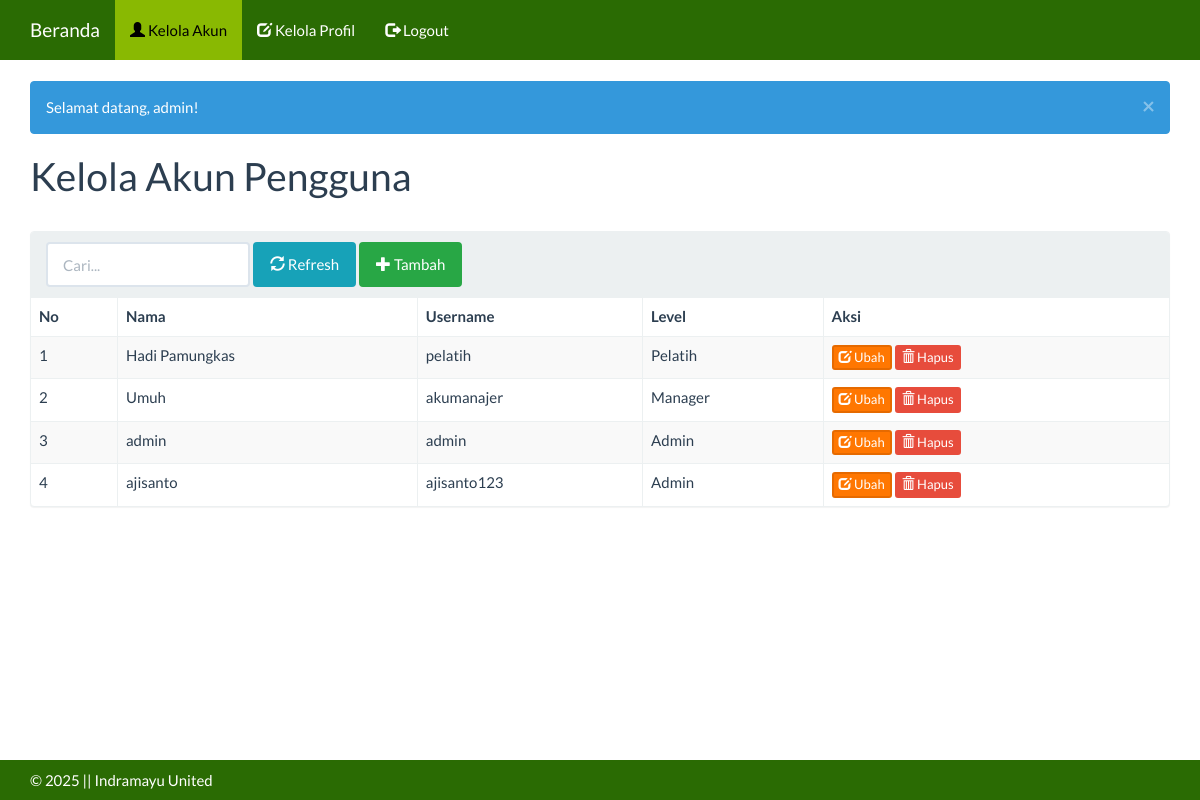
/index.php?m=akun (signed in), run on the app's committed database.
### tables this page shows
CREATE TABLE `tb_user` (
  `id_akun` int(11) NOT NULL,
  `user` varchar(16) DEFAULT NULL,
  `nama` varchar(100) NOT NULL,
  `pass` varchar(16) DEFAULT NULL,
  `level` varchar(3) NOT NULL
);

### functions.php (called while the page is built, shortened)
<?php
include 'config.php';
include 'includes/db.php';
$db = new DB($config['server'], $config['username'], $config['password'], $config['database_name']);
include 'includes/general.php';
function get($key)
{
    return isset($_GET[$key]) ? $_GET[$key] : null;
}

### config.php (called while the page is built)
<?php
$config["server"]='localhost';
$config["username"]='root';
$config["password"]='';
$config["database_name"]='spk_indramayu_united';

### includes/db.php (called while the page is built, shortened)
<?php
class DB{
    var $conn = null;
    public function __construct($host, $username, $passwd, $dbname){
        $this->conn = mysqli_connect($host, $username, $passwd, $dbname);
    }
    public function query($sql){
        $query = mysqli_query($this->conn, $sql) or die('<pre>Error mysqli_query: ' . mysqli_error($this->conn) . '<br />' . $sql . '</pre>');
        return $query;
    }
    public function get_results($sql){
        $query = $this->query($sql);
        $arr = array();
        while($row = mysqli_fetch_object($query)){
            $arr[] = $row;
        }
        return $arr;
    }
}

### akun.php (the view, shortened to what this page needs)
<div class="page-header">
    <h1>Kelola Akun Pengguna</h1>
</div>
<div class="panel panel-default">
    <div class="panel-heading">
        <form class="form-inline">
            <div class="form-group">
                <input class="form-control" type="search" placeholder="Cari..." name="q" value="<?= get('q') ?>" />
            </div>
            <div class="form-group">
    <button class="btn btn-info"><span class="glyphicon glyphicon-refresh"></span> Refresh</button>
</div>
<div class="form-group">
    <a class="btn btn-success" href="?m=akun_tambah"><span class="glyphicon glyphicon-plus"></span> Tambah</a>
</div>
        </form>
    </div>
    <div class="table-responsive">
        <table class="table table-bordered table-hover table-striped">
            <thead>
                <tr>
                    <th>No</th>
                    <th>Nama</th>
                    <th>Username</th>
                    <th>Level</th>
                    <th>Aksi</th>
                </tr>
            </thead>
            <tbody>
                <?php
                $q = esc_field(get('q'));
                $rows = $db->get_results("SELECT * FROM tb_user WHERE nama LIKE '%$q%' OR user LIKE '%$q%' ORDER BY id_akun");
                $no = 0;
                $levels = [
                    '1' => 'Pelatih',
                    '2' => 'Manager',
                    '3' => 'Admin'
                ];
                foreach ($rows as $row) : ?>
                    <tr>
                        <td><?= ++$no ?></td>
                        <td><?= $row->nama ?></td>
                        <td><?= $row->user ?></td>
                        <td><?= $levels[$row->level] ?? 'Tidak Diketahui' ?></td>
                        <td>
                            <a class="btn btn-xs btn-warning" href="?m=akun_ubah&ID=<?= $row->id_akun ?>"><span class="glyphicon glyphicon-edit"></span> Ubah</a>
                            <a class="btn btn-xs btn-danger" href="aksi.php?act=akun_hapus&ID=<?= $row->id_akun ?>" onclick="return confirm('Yakin ingin menghapus data ini?')"><span class="glyphicon glyphicon-trash"></span> Hapus</a>
                        </td>
                    </tr>
                <?php endforeach; ?>
            </tbody>
        </table>
    </div>
</div>

### assets/css/general.css (style rules this page uses)
html { position: relative; min-height: 100%; }
body { margin-bottom: 70px; }
.page-header { margin-top: 0; padding-bottom: 0; }
.page-header h1 { margin-top: 0; }

### assets/css/custom.css (style rules this page uses)
a { color: #FF7701; }
.btn-success { background-color: #28a745; border-color: #28a745; color: #fff; }
.btn-warning { background-color: #FF7701; border-color: #e66a00; color: #fff; }
.btn-info { background-color: #17a2b8; border-color: #17a2b8; color: #fff; }

### data on the page
tb_user: nama "Hadi Pamungkas", user "pelatih", level "Pelatih"
tb_user: nama "Umuh", user "akumanajer", level "Manager"
tb_user: nama "admin", user "admin", level "Admin"
tb_user: nama "ajisanto", user "ajisanto123", level "Admin"

### other printed values
$msg "Selamat datang, admin!"
